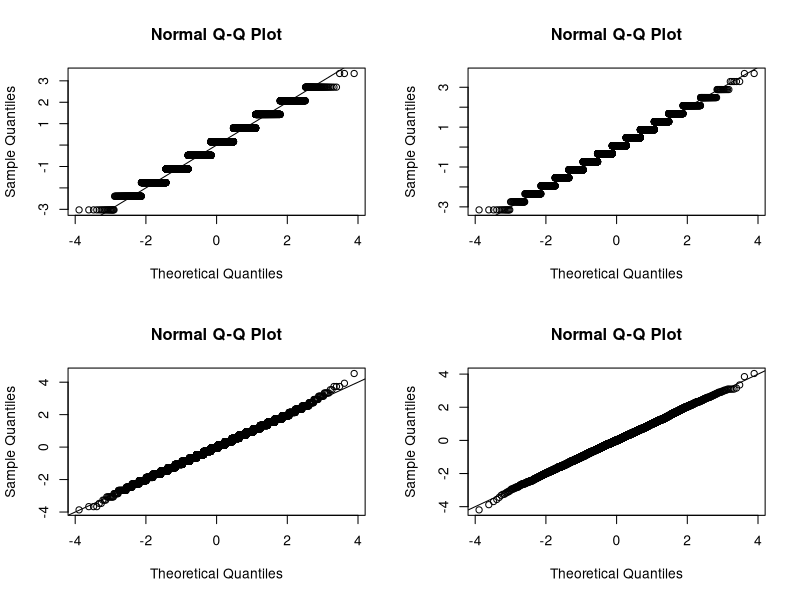
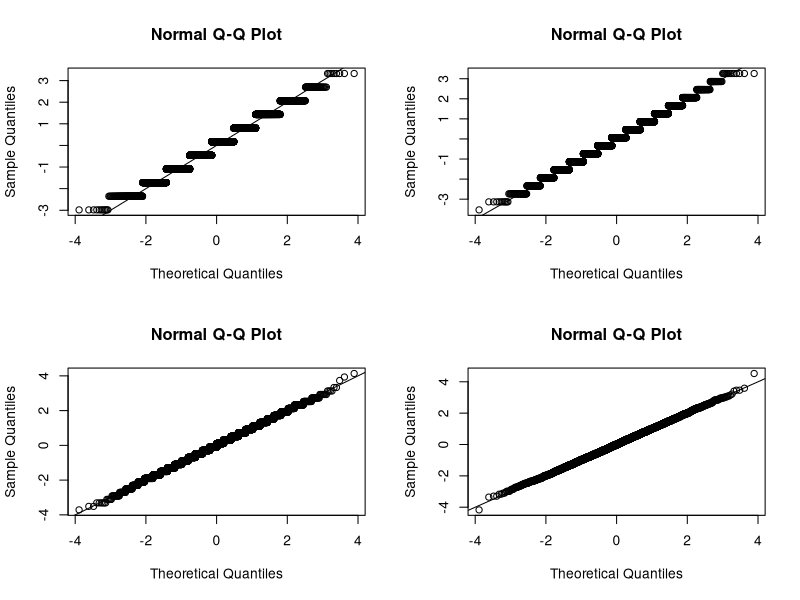
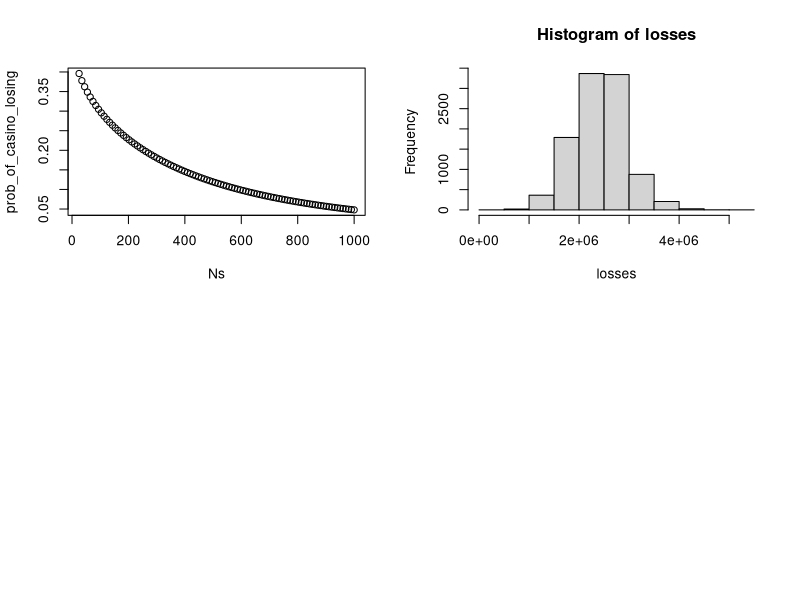
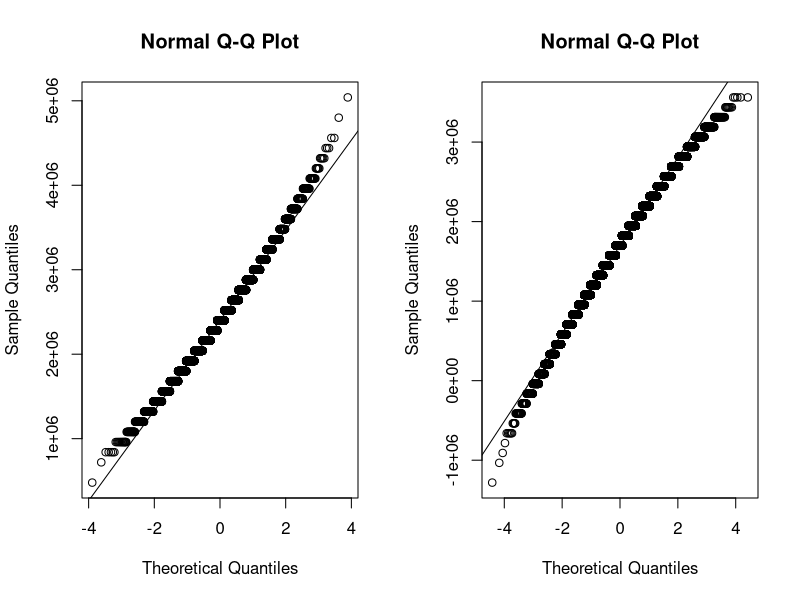
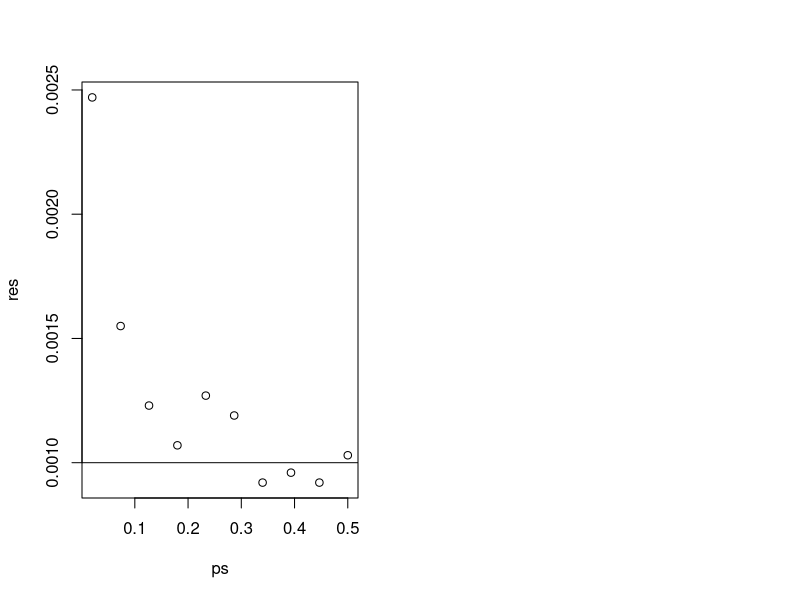

The R source for these figures, in order:
## ---- chunk 1
get_outcome <- function(N){
  x <- sample( c(-1,1), N, replace=TRUE, prob=c(10/19,9/19))
  sum(x)
}
get_outcome(10)
## ---- chunk 2
mysd <- function(x){
  sqrt(mean((x-mean(x))^2))
}
B <- 10^4
par(mfrow=c(2,2)) ##don't worry if you don't know what this is. You can remove it.
for(N in c(10, 25, 100, 1000)){
  winnings <- replicate(B,get_outcome(N) )
  z <- (winnings - mean(winnings))/mysd(winnings)
  qqnorm(z)
  abline(0,1)
  cat("Expected value:", mean(winnings), 
      "Standard Error:", mysd(winnings),"\n")
}
## ---- chunk 3
par(mfrow=c(2,2)) ##don't worry if you don't know what this is. You can remove it.
## Try out a few N
for(N in c(10, 25, 100, 1000)){
  ## copy code from above:
  average_winnings <- replicate(B,get_outcome(N) ) / N
  z <- (average_winnings - mean(average_winnings))/mysd(average_winnings)
  qqnorm(z)
  abline(0,1)
  cat("Expected value:", mean(average_winnings), 
      "Standard Error:", mysd(average_winnings),"\n")
}
## ---- chunk 4
1-pnorm( sqrt(25)*(1/19)/0.998614)
## ---- chunk 5
B <- 10^5
winnings <- replicate(B,get_outcome(25) )
mean(winnings>0)                   
## ---- chunk 6
Ns <-seq(25, 1000, len=100)
prob_of_casino_losing <- 1 - pnorm( sqrt(Ns)*(1/19/0.998614))
plot(Ns, prob_of_casino_losing)
## ---- chunk 7
N <- 1000
loss_per_foreclosure <- 120000
p <- 0.02
defaults <- sample( c(0,1), N, prob=c(1-p, p), replace = TRUE)
sum(defaults * loss_per_foreclosure)
## ---- chunk 8
N <- 1000
loss_per_foreclosure <- 120000
p <- 0.02
B <- 10^4
## Use replicate to generate B random variables
losses <- replicate(B, {
  ## copy code from 2A
  defaults <- sample( c(0,1), N, prob=c(1-p, p), replace = TRUE) 
  sum(defaults * loss_per_foreclosure)
})
## Data looks normally distributed:
hist(losses)
par(mfrow=c(1,2))
qqnorm(losses)
qqline(losses)
mean(losses)
sd(losses)
## ---- chunk 9
N <- 1000
loan <- 180000
p <- 0.02
loss_per_foreclosure <- 120000
interest_rate <- (100+p*loss_per_foreclosure)/(1-p)/loan
cat("interest rate is: ",interest_rate)
B <- 10000
profit <- replicate(B, {
  ## We add either a loss of -loss_per_foreclosure or gain of interest_rate*loan
  ## with probabilities p and 1-p respectively for each of N loans
  x <- sample( c(-loss_per_foreclosure, interest_rate*loan ), N, replace=TRUE, prob=c(p, 1-p))
  ## add gains and losses for total profit
  sum(x)
})
mean(profit/N) ##should be about 100
## ---- chunk 10
## Run scripts above then:
mean(profit < 0)
## ---- chunk 11
N <- 1000
loan <- 180000
p <- 0.02
z <- -qnorm(0.001)
loss_per_foreclosure <- 120000
interest_rate <- loss_per_foreclosure*(z*sqrt(p*(1-p))+sqrt(N)*p)/
  ((1-p)*sqrt(N) - z*sqrt(p*(1-p)))/loan
cat("Interest rate is: ", interest_rate,"\n")
expectation <- -loss_per_foreclosure*p + interest_rate*loan*(1-p)
cat("Mean profit:" , expectation*N )
B <- 10^5
profit <- replicate(B, {
  x <- sample( c(-loss_per_foreclosure, interest_rate*loan ), N, replace=TRUE, prob=c(p, 1-p))
  sum(x)
})
mean(profit<0) 
## ---- chunk 12
## Run script from 2E
##Note that the normal approximation is not that great at the tails
qqnorm(profit)
qqline(profit)
## ---- chunk 13
N <- 1000
loan <- 180000
p <- 0.02
loss_per_foreclosure <- 120000
z <- -qnorm(0.001)
B <- 10^5
ps <- seq(0.02,0.5,len=10)
res <- sapply(ps,function(p){
  ##same code as above but changing p and therefore the interest_rate:
  interest_rate <- loss_per_foreclosure*(z*sqrt(p*(1-p))+sqrt(N)*p)/
  ((1-p)*sqrt(N) - z*sqrt(p*(1-p)))/loan
  profit <- replicate(B, {
    x <- sample( c(-loss_per_foreclosure, interest_rate*loan ), N, replace=TRUE, prob=c(p, 1-p))
    sum(x)
    })
  mean(profit<0) ##should be about 0.001
})
plot(ps,res)
abline(h=0.001)
## ---- chunk 14
##From 2E
N <- 1000
loan <- 180000
loss_per_foreclosure <- 120000
p <- 0.02
z <- -qnorm(0.001)
interest_rate <- loss_per_foreclosure*(z*sqrt(p*(1-p))+sqrt(N)*p)/
  ((1-p)*sqrt(N) - z*sqrt(p*(1-p)))/loan

## expectation per loan is therefore:
expectation <- -loss_per_foreclosure*p + interest_rate*loan*(1-p)

p2 <- 0.05
interest_rate2 <- (expectation +
                     loss_per_foreclosure*p2)/(1-p2)/loan
cat("New interest rate is:", interest_rate2)
## ---- chunk 15
## From 3A we have the expectation is
N <- 1000
loan <- 180000
loss_per_foreclosure <- 120000
p <- 0.02
z <- -qnorm(0.001)
interest_rate <- loss_per_foreclosure*(z*sqrt(p*(1-p))+sqrt(N)*p)/
  ((1-p)*sqrt(N) - z*sqrt(p*(1-p)))/loan

expectation <- -loss_per_foreclosure*p + interest_rate*loan*(1-p)

p2 <- 0.05
interest_rate2 <- (expectation +
                     loss_per_foreclosure*p2)/(1-p2)/loan

## to compute normal approximation:
mu  = expectation
sigma = (interest_rate2*loan + loss_per_foreclosure)*sqrt(p2*(1-p2))
pnorm(-sqrt(N)*mu/sigma)

## Now confirm with Monte Carlo
B <- 10^4
profit <- replicate(B, {
  x <- sample( c(-loss_per_foreclosure, interest_rate2*loan ), N, replace=TRUE, prob=c(p2, 1-p2))
  sum(x)
})
mean(profit<0) 
## ---- chunk 16
## From 3B we have the new interest rate is computed like this
N <- 1000
loan <- 180000
loss_per_foreclosure <- 120000
p <- 0.02
z <- -qnorm(0.001)
interest_rate <- loss_per_foreclosure*(z*sqrt(p*(1-p))+sqrt(N)*p)/
  ((1-p)*sqrt(N) - z*sqrt(p*(1-p)))/loan

expectation <- -loss_per_foreclosure*p + interest_rate*loan*(1-p)

p2 <- 0.05
interest_rate2 <- (expectation +
                     loss_per_foreclosure*p2)/(1-p2)/loan


## Now let's compute the new N
z <- -qnorm(0.001)
N2 <- (z*(interest_rate2*loan + loss_per_foreclosure)*sqrt(p2*(1-p2)) / 
  (interest_rate2*loan*(1-p2) - loss_per_foreclosure*p2 ))^2
cat("N is :",N2)

### And confirm that the probability goes down to close to 0.001
B <- 10^4
profit <- replicate(B, {
  x <- sample( c(-loss_per_foreclosure, interest_rate2*loan ), N2, replace=TRUE, prob=c(p2, 1-p2))
  sum(x)
})
mean(profit<0) 

## ---- chunk 17
loan <- 180000
loss_per_foreclosure <- 120000
p2 <- 0.05
interest_rate2 <- 0.05
B <- 10^5
outcomes1 <- replicate(B,{
  sample( c(-loss_per_foreclosure, interest_rate2*loan ), 2, replace=TRUE, prob=c(p2, 1-p2))
})
## ---- chunk 18
sum( outcomes1[1,] < 0 & outcomes1[2,]<0)/sum(outcomes1[1,]<0)
## ---- chunk 19
B <- 10^5
outcomes2 <- replicate(B,{
  add <- sample( c(-0.04,0.04), 1)
  sample( c(-loss_per_foreclosure, interest_rate2*loan ), 2, replace=TRUE, prob=c(p2+add, 1-(p2+add)))
})
## ---- chunk 20
sum( outcomes2[1,] < 0 & outcomes2[2,]<0)/sum(outcomes2[1,]<0)
## ---- chunk 21
### Compute the interest rate from 3A
N <- 1000
loan <- 180000
loss_per_foreclosure <- 120000
p <- 0.02
z <- -qnorm(0.001)
interest_rate <- loss_per_foreclosure*(z*sqrt(p*(1-p))+sqrt(N)*p)/
  ((1-p)*sqrt(N) - z*sqrt(p*(1-p)))/loan

## expectation per loan is therefore:
expectation <- -loss_per_foreclosure*p + interest_rate*loan*(1-p)

p2 <- 0.05
interest_rate2 <- (expectation +
                     loss_per_foreclosure*p2)/(1-p2)/loan
## And the N we need to get the same low probability
z <- -qnorm(0.001)
N2 <- (z*(interest_rate2*loan + loss_per_foreclosure)*sqrt(p2*(1-p2)) / 
  (interest_rate2*loan*(1-p2) - loss_per_foreclosure*p2 ))^2


## Now run the simulation using the code given above for correlated data
B <- 10^5
profit2 <- replicate(B,{
  add <- sample( c(-0.04,0.04), 1)
  x <- sample( c(-loss_per_foreclosure, interest_rate2*loan ), N2, replace=TRUE, prob=c(p2+add, 1-(p2+add)))
  sum(x)
})
## ---- chunk 22
## Without the added probabitiliy to induce correlation we get:
B <- 10^5
profit <- replicate(B,{
  add <- 0
  x <- sample( c(-loss_per_foreclosure, interest_rate2*loan ), N2, replace=TRUE, prob=c(p2+add, 1-(p2+add)))
  sum(x)
})

mean(profit)
mean(profit2)
## ---- chunk 23
mean(profit < 0)
mean(profit2 < 0)
## ---- chunk 24
mean(profit < -10^6)
mean(profit2 < -10^6)
